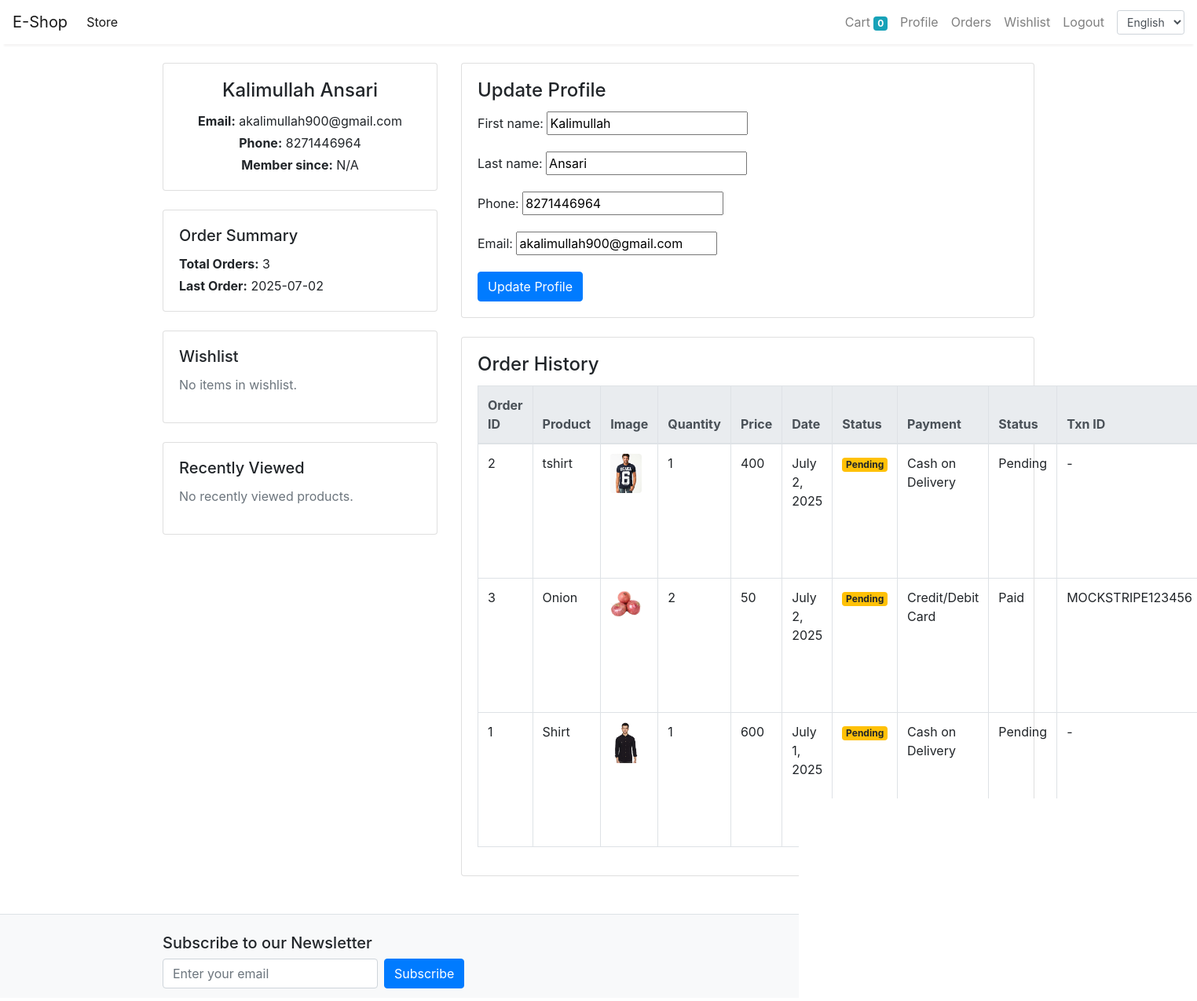
Screenshot of /profile (signed in) with the database file from the repository.
### store/models.py (models this page shows, shortened)
class Customer(models.Model):
    first_name = models.CharField(max_length=50)
    last_name = models.CharField(max_length=50)
    phone = models.CharField(max_length=15)
    email = models.EmailField()
    password = models.CharField(max_length=500)

class Order(models.Model):
    PAYMENT_METHOD_CHOICES = [
        ('cod', 'Cash on Delivery'),
        ('card', 'Credit/Debit Card'),
        ('upi', 'UPI'),
        ('netbanking', 'Net Banking'),
    ]
    product = models.ForeignKey(Product,on_delete=models.CASCADE)
    customer = models.ForeignKey(Customer, on_delete=models.CASCADE)
    quantity = models.IntegerField(default=1)
    price = models.IntegerField()
    address = models.CharField(max_length=50, default='', blank=True)
    phone = models.CharField(max_length=50, default='', blank=True)
    date = models.DateField(default=datetime.datetime.today)
    status = models.BooleanField(default=False)
    payment_method = models.CharField(max_length=20, choices=PAYMENT_METHOD_CHOICES, default='cod')
    payment_status = models.CharField(max_length=20, default='pending')
    transaction_id = models.CharField(max_length=100, blank=True, null=True)
    @staticmethod
    def get_orders_by_customer(customer_id):
        return Order.objects.filter(customer=customer_id).order_by('-date')

class Product(models.Model):
    name = models.CharField(max_length=100)
    price = models.IntegerField(default=0)
    category = models.ForeignKey(Category,on_delete=models.CASCADE,default=1)
    brand = models.ForeignKey('Brand', on_delete=models.SET_NULL, null=True, blank=True)
    tags = models.ManyToManyField('Tag', blank=True)
    description = models.CharField(max_length=200, default=' ')
    image = models.ImageField(upload_to='Products/')
    stock = models.IntegerField(default=0)

### store/views.py (the view, shortened to what this page needs)
# urls.py: path('profile', session_auth_required(ProfileView.as_view()), name='profile'),
class ProfileView(View):
    def get(self, request):
        customer_id = request.session.get('customer')
        if not customer_id:
            return redirect('login')
        customer = Customer.objects.get(id=customer_id)
        form = CustomerProfileForm(instance=customer)
        orders = Order.get_orders_by_customer(customer_id)
        total_orders = orders.count()
        last_order_date = orders[0].date if orders else None
        wishlist_items = Wishlist.objects.filter(customer_id=customer_id).select_related('product')
        viewed_ids = request.session.get('recently_viewed', [])
        recently_viewed = Product.objects.filter(id__in=viewed_ids) if viewed_ids else []
        return render(request, 'profile.html', {
            'form': form,
            'orders': orders,
            'total_orders': total_orders,
            'last_order_date': last_order_date,
            'wishlist_items': wishlist_items,
            'recently_viewed': recently_viewed,
            'customer': customer
        })

### store/forms.py
class CustomerProfileForm(forms.ModelForm):
    class Meta:
        model = Customer
        fields = ['first_name', 'last_name', 'phone', 'email']

### store/templates/profile.html (shortened to what this page needs)
{% extends 'base.html' %}
{% block content %}
<div class="container mt-4">
  <div class="row">
    <div class="col-md-4">
      <div class="card mb-4">
        <div class="card-body text-center">
          <h4 class="card-title">{{ customer.first_name }} {{ customer.last_name }}</h4>
          <p class="card-text mb-1"><strong>Email:</strong> {{ customer.email }}</p>
          <p class="card-text mb-1"><strong>Phone:</strong> {{ customer.phone }}</p>
          <p class="card-text"><strong>Member since:</strong> {% if customer.date_joined %}{{ customer.date_joined|date:'Y-m-d' }}{% else %}N/A{% endif %}</p>
        </div>
      </div>
      <div class="card mb-4">
        <div class="card-body">
          <h5 class="card-title">Order Summary</h5>
          <p class="card-text mb-1"><strong>Total Orders:</strong> {{ total_orders }}</p>
          <p class="card-text"><strong>Last Order:</strong> {% if last_order_date %}{{ last_order_date|date:'Y-m-d' }}{% else %}N/A{% endif %}</p>
        </div>
      </div>
      <div class="card mb-4">
        <div class="card-body">
          <h5 class="card-title">Wishlist</h5>
          {% if wishlist_items %}
            <ul class="list-unstyled">
              {% for item in wishlist_items %}
                <li class="mb-2">
                  <a href="/product/{{ item.product.id }}/">
                    <img src="{{ item.product.image.url }}" alt="{{ item.product.name }} image" width="40" class="mr-2 rounded">
                    {{ item.product.name }}
                  </a>
                </li>
              {% endfor %}
            </ul>
          {% else %}
            <p class="text-muted">No items in wishlist.</p>
          {% endif %}
        </div>
      </div>
      <div class="card mb-4">
        <div class="card-body">
          <h5 class="card-title">Recently Viewed</h5>
          {% if recently_viewed %}
            <ul class="list-unstyled">
              {% for product in recently_viewed %}
                <li class="mb-2">
                  <a href="/product/{{ product.id }}/">
                    <img src="{{ product.image.url }}" alt="{{ product.name }} image" width="40" class="mr-2 rounded">
                    {{ product.name }}
                  </a>
                </li>
              {% endfor %}
            </ul>
          {% else %}
            <p class="text-muted">No recently viewed products.</p>
          {% endif %}
        </div>
      </div>
    </div>
    <div class="col-md-8">
      <div class="card mb-4">
        <div class="card-body">
          <h4 class="card-title">Update Profile</h4>
          <form method="post">
            {{ form.as_p }}
            <button type="submit" class="btn btn-primary">Update Profile</button>
          </form>
        </div>
      </div>
      <div class="card">
        <div class="card-body">
          <h4 class="card-title">Order History</h4>
          {% if orders %}
          <table class="table table-bordered table-hover">
            <thead class="thead-light">
              <tr>
                <th>Order ID</th>
                <th>Product</th>
                <th>Image</th>
                <th>Quantity</th>
                <th>Price</th>
                <th>Date</th>
                <th>Status</th>
                <th>Payment</th>
                <th>Status</th>
                <th>Txn ID</th>
              </tr>
            </thead>
            <tbody>
              {% for order in orders %}
              <tr>
                <td>{{ order.id }}</td>
                <td>{{ order.product.name }}</td>
                <td><img src="{{ order.product.image.url }}" alt="{{ order.product.name }} image" width="40" class="rounded"></td>
                <td>{{ order.quantity }}</td>
                <td>{{ order.price }}</td>
                <td>{{ order.date }}</td>
                <td>
                  {% if order.status %}
                    <span class="badge badge-success">Completed</span>
                  {% else %}
                    <span class="badge badge-warning">Pending</span>
                  {% endif %}
                </td>
                <td>{{ order.get_payment_method_display }}</td>
                <td>{{ order.payment_status|title }}</td>
                <td>{% if order.transaction_id %}{{ order.transaction_id }}{% else %}-{% endif %}</td>
              </tr>
              {% endfor %}
            </tbody>
          </table>
          {% else %}
          <p>No orders found.</p>
          {% endif %}
        </div>
      </div>
    </div>
  </div>
</div>
{% endblock %}

### rows the page displays
Customer: first_name "Kalimullah", last_name "Ansari", email "akalimullah900@gmail.com", phone "8271446964"
Order: date "2025-07-02", id "2", product.name "tshirt", product.image (picture), quantity "1", price "400", date "July 2, 2025", status "Pending", payment_method "Cash on Delivery", payment_status "Pending"
Order: id "3", product.name "Onion", product.image (picture), quantity "2", price "50", date "July 2, 2025", status "Pending", payment_method "Credit/Debit Card", payment_status "Paid", transaction_id "MOCKSTRIPE123456"
Order: id "1", product.name "Shirt", product.image (picture), quantity "1", price "600", date "July 1, 2025", status "Pending", payment_method "Cash on Delivery", payment_status "Pending"

### other values shown
{{ request.session.cart.keys|length }} "0"
{{ total_orders }} "3"
form field language "English"
